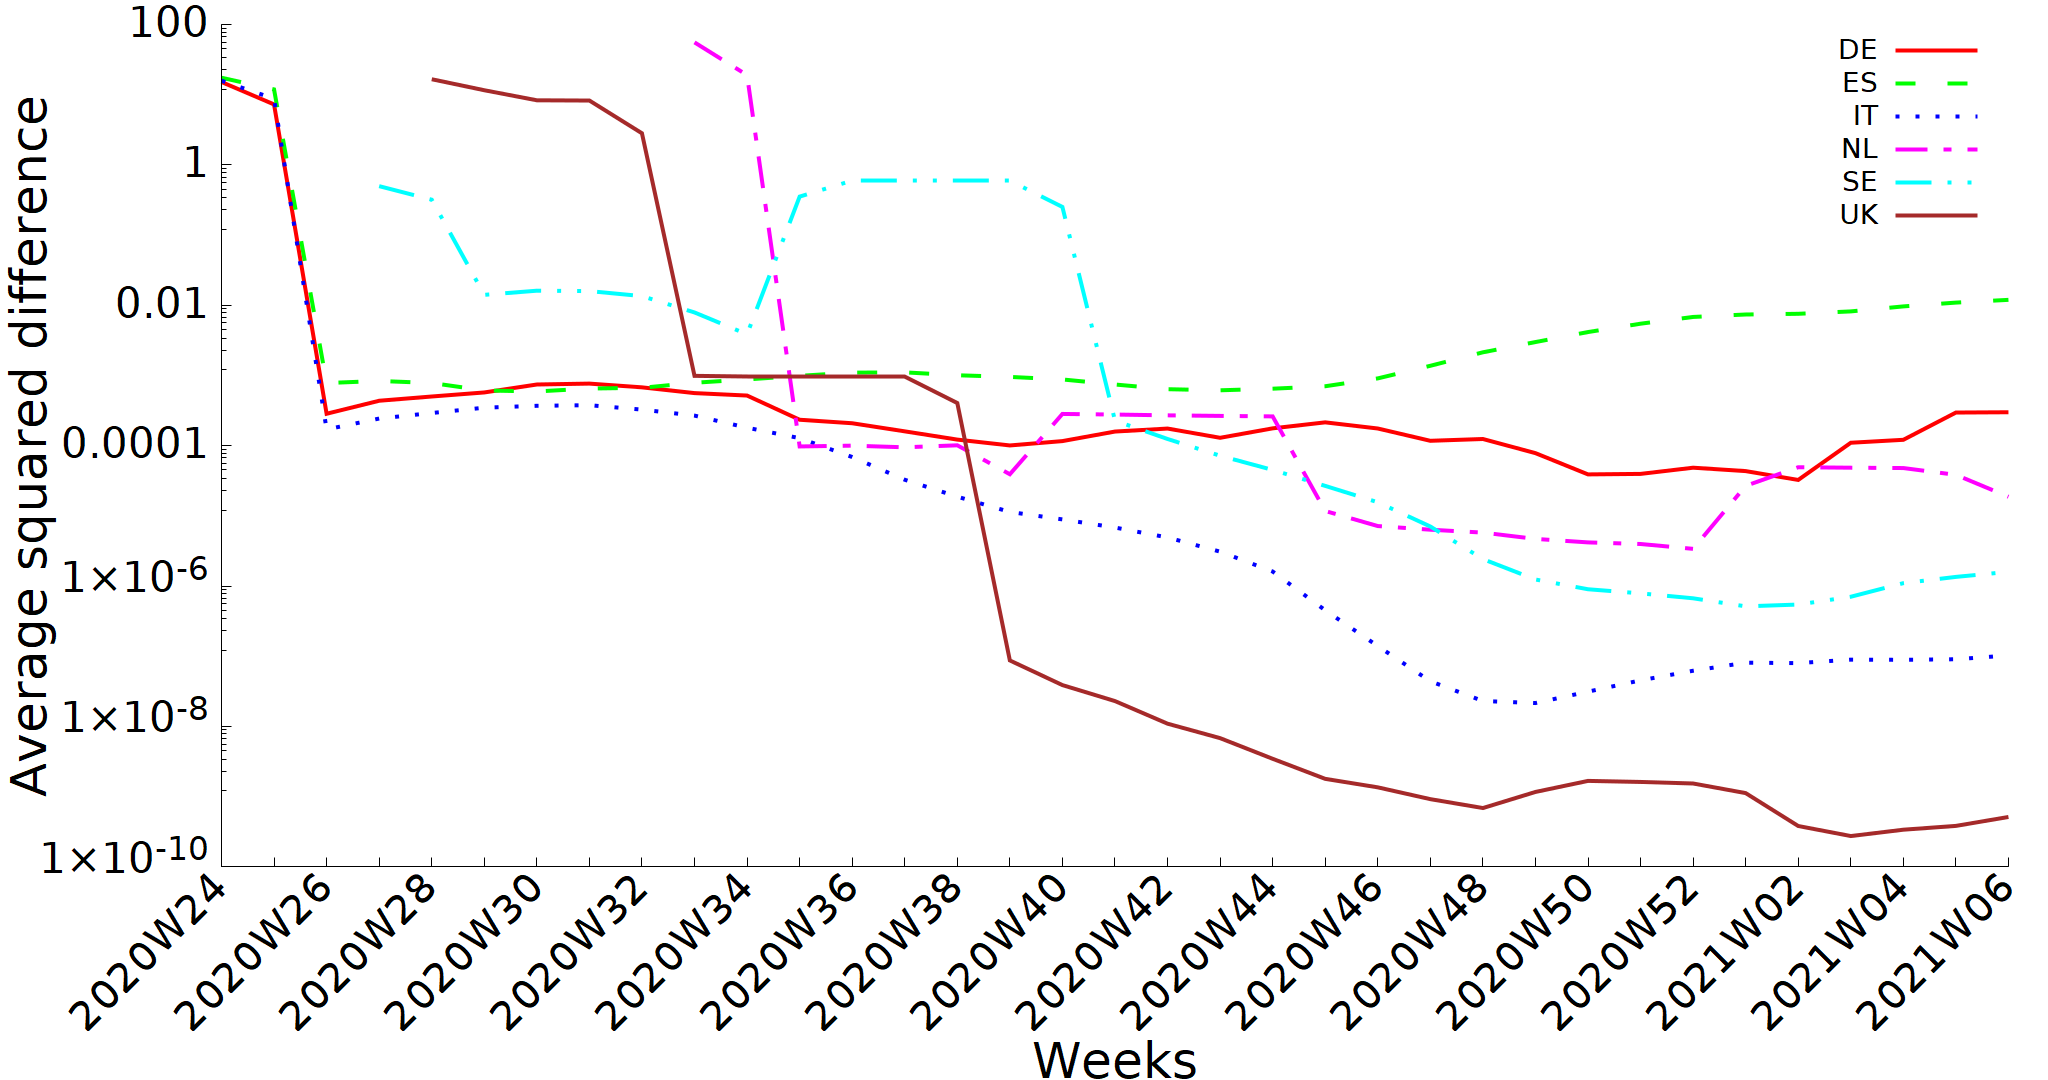

Source code (gnuplot):
reset
fontSpec(s) = sprintf("Verdana, %d", s)
set terminal pngcairo enhanced truecolor size 2048, 1080
set colorsequence classic
set border 3
#set tmargin 1
set lmargin 17
#----------------------------------------------Fonts
set key font ",17"
#set title font ",25"
set ylabel font ",30"
set xlabel font ",30"
set ytics font ",25"
set xtics font ",25"
#----------------------------------------------Key&Title
set key autotitle columnhead
set key maxrows 6
set key inside right
#set title 'Running average of weekly errors between cases reported by country and the aggregated of regions'
#set title offset 0,-4
#----------------------------------------------Axis
set logscale y
set yrange [1e-10:100]
set ylabel 'Average squared error'
set ylabel offset -5,0
set ytics nomirror
set xlabel 'Weeks'
set xlabel offset 0,-4
set xtics rotate by 45
set xtics nomirror
set xtics right
#---------------------------------------------Input-Output
set datafile separator ';'
set output 'SimpleComparisonSQL.png' 
plot 'SimpleComparisonSQL.csv' using "DE":xticlabels(int($0)%2 == 0 ? stringcolumn(1) : '') with lines linewidth 4 dt 1, \
		  ''   using "ES":xticlabels(int($0)%2 == 0 ? stringcolumn(1) : '') with lines linewidth 4 dt 2, \
		  ''   using "IT":xticlabels(int($0)%2 == 0 ? stringcolumn(1) : '') with lines linewidth 4 dt 3, \
		  ''   using "NL":xticlabels(int($0)%2 == 0 ? stringcolumn(1) : '') with lines linewidth 4 dt 4, \
		  ''   using "SE":xticlabels(int($0)%2 == 0 ? stringcolumn(1) : '') with lines linewidth 4 dt 5, \
		  ''   using "UK":xticlabels(int($0)%2 == 0 ? stringcolumn(1) : '') with lines linewidth 4 dt 6 lc "brown"

